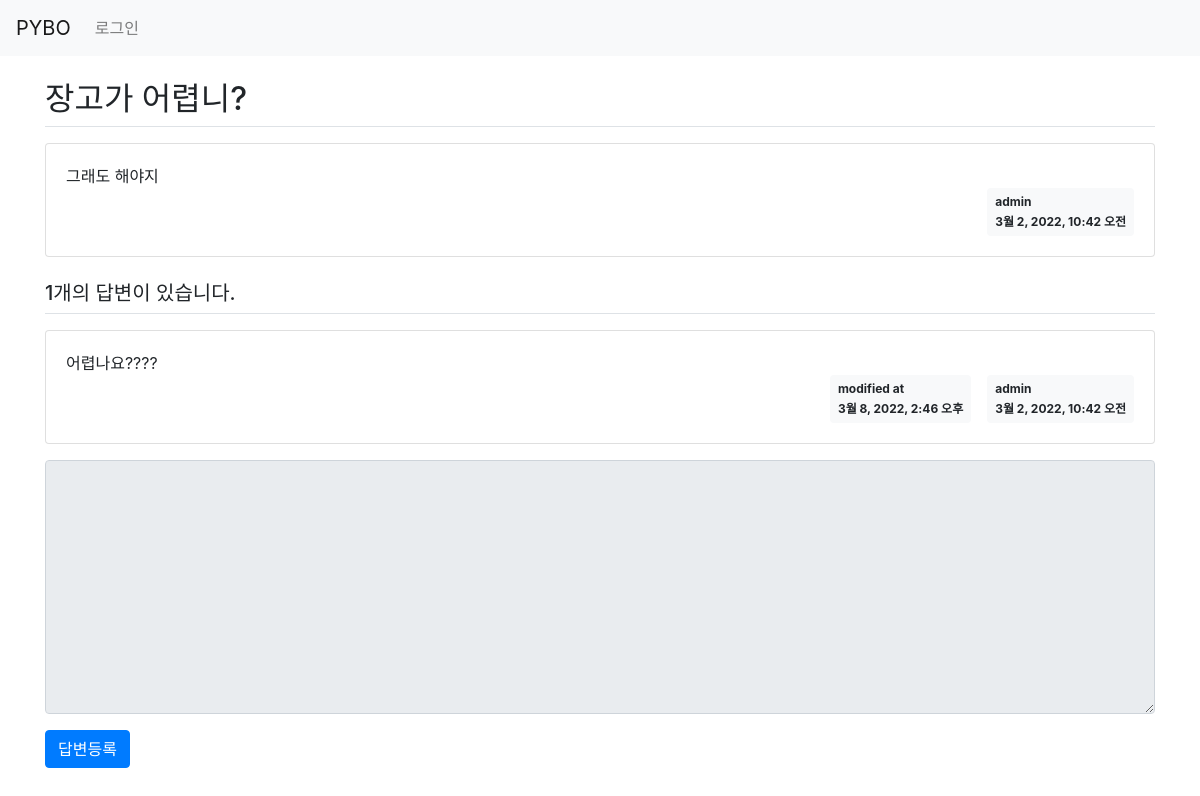
The app's page /pybo/5/ with its own data.
### pybo/models.py (models this page shows, shortened)
class Question(models.Model):
    author = models.ForeignKey(User, on_delete=models.CASCADE)
    subject = models.CharField(max_length=200)
    content = models.TextField()
    create_date = models.DateTimeField()
    modify_date = models.DateTimeField(null=True, blank=True)

class Answer(models.Model):
    author = models.ForeignKey(User, on_delete=models.CASCADE)
    question = models.ForeignKey(Question, on_delete=models.CASCADE)
    content = models.TextField()
    create_date = models.DateTimeField()
    modify_date = models.DateTimeField(null=True, blank=True)

### pybo/views.py (the view)
# urls.py: path('<int:question_id>/', views.detail, name='detail'),
def detail(request, question_id):
    question = get_object_or_404(Question, pk=question_id)
    context = {'question': question}
    return render(request, 'pybo/question_detail.html', context)

### templates/pybo/question_detail.html (shortened to what this page needs)
{% extends 'base.html' %}
{% block content %}
<div class="container my-3">
    <h2 class="border-bottom py-2">{{ question.subject }}</h2>
    <div class="card my-3">
        <div class="card-body">
            <div class="card-text" style="white-space: pre-line;">{{ question.content }}</div>
            <div class="d-flex justify-content-end">
                <div class="badge badge-light p-2 text-left">
                    <div class="mb-2">{{question.author.username}}</div>
                    <div>{{ question.create_date }}</div>
                </div>
            </div>
        </div>
    </div>
    <h5 class="border-bottom my-3 py-2">{{question.answer_set.count}}개의 답변이 있습니다.</h5>
    {% for answer in question.answer_set.all %}
    <div class="card my-3">
        <div class="card-body">
            <div class="card-text" style="white-space: pre-line;">{{ answer.content }}</div>
            <div class="d-flex justify-content-end">
                {% if answer.modify_date %}
                <div class="badge badge-light p-2 text-left mx-3">
                    <div class="mb-2">modified at</div>
                    <div>{{ answer.modify_date }}</div>
                </div>
                {% endif %}
                <div class="badge badge-light p-2 text-left">
                    <div class="mb-2">{{answer.author.username}}</div>
                    <div>{{ answer.create_date }}</div>
                </div>
            </div>
        </div>
    </div>
    {% endfor %}
    <form action="{% url 'pybo:answer_create' question.id %}" method="post" class="my-3">
        <div class="form-group">
            <textarea {% if not user.is_authenticated %}disabled{% endif %}
                    name="content" id="content" class="form-control" rows="10"></textarea>
        </div>
        <input type="submit" value="답변등록" class="btn btn-primary">
    </form>
</div>
{% endblock %}

### records on screen
Question: subject "장고가 어렵니?", content "그래도 해야지", author.username "admin", create_date "3월 2, 2022, 10:42 오전", answer_set.count "1"
Answer: content "어렵나요????", modify_date "3월 8, 2022, 2:46 오후", author.username "admin", create_date "3월 2, 2022, 10:42 오전"
